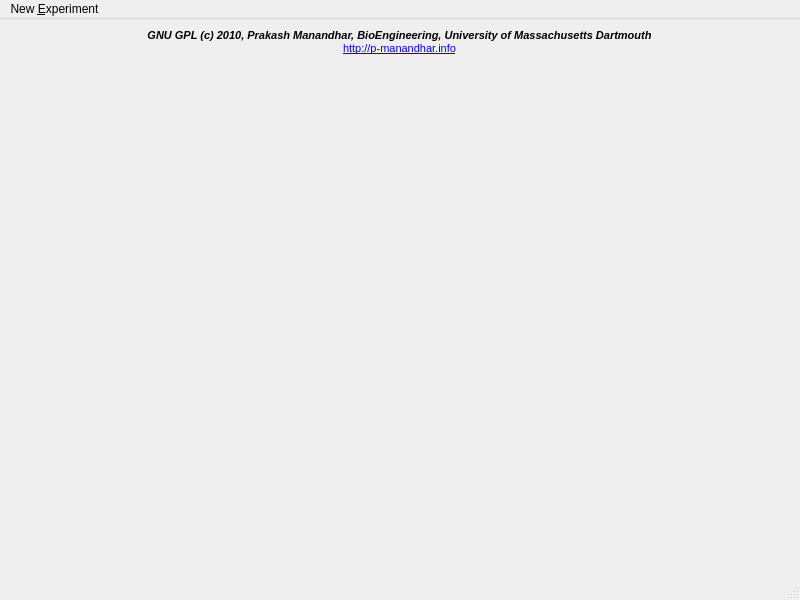
<?xml version="1.0" encoding="UTF-8"?>
<ui version="4.0">
 <class>IntegratedImpedanceSensingSystemClass</class>
 <widget class="QMainWindow" name="IntegratedImpedanceSensingSystemClass">
  <property name="geometry">
   <rect>
    <x>0</x>
    <y>0</y>
    <width>800</width>
    <height>600</height>
   </rect>
  </property>
  <property name="windowTitle">
   <string>Integrated Impedance Sensing System</string>
  </property>
  <widget class="QWidget" name="centralwidget">
   <widget class="QLabel" name="label_3">
    <property name="geometry">
     <rect>
      <x>10</x>
      <y>10</y>
      <width>779</width>
      <height>26</height>
     </rect>
    </property>
    <property name="font">
     <font>
      <weight>75</weight>
      <italic>true</italic>
      <bold>true</bold>
     </font>
    </property>
    <property name="text">
     <string>&lt;!DOCTYPE HTML PUBLIC &quot;-//W3C//DTD HTML 4.0//EN&quot; &quot;http://www.w3.org/TR/REC-html40/strict.dtd&quot;&gt;
&lt;html&gt;&lt;head&gt;&lt;meta name=&quot;qrichtext&quot; content=&quot;1&quot; /&gt;&lt;style type=&quot;text/css&quot;&gt;
p, li { white-space: pre-wrap; }
&lt;/style&gt;&lt;/head&gt;&lt;body style=&quot; font-family:'MS Shell Dlg 2'; font-size:8.25pt; font-weight:400; font-style:normal;&quot;&gt;
&lt;p align=&quot;center&quot; style=&quot; margin-top:0px; margin-bottom:0px; margin-left:0px; margin-right:0px; -qt-block-indent:0; text-indent:0px;&quot;&gt;&lt;span style=&quot; font-size:8pt; font-weight:600; font-style:italic;&quot;&gt;GNU GPL (c) 2010, Prakash Manandhar, BioEngineering, University of Massachusetts Dartmouth&lt;/span&gt;&lt;/p&gt;
&lt;p align=&quot;center&quot; style=&quot; margin-top:0px; margin-bottom:0px; margin-left:0px; margin-right:0px; -qt-block-indent:0; text-indent:0px;&quot;&gt;&lt;a href=&quot;http://p-manandhar.info&quot;&gt;&lt;span style=&quot; font-size:8pt; text-decoration: underline; color:#0000ff;&quot;&gt;http://p-manandhar.info&lt;/span&gt;&lt;/a&gt;&lt;/p&gt;&lt;/body&gt;&lt;/html&gt;</string>
    </property>
    <property name="textFormat">
     <enum>Qt::RichText</enum>
    </property>
   </widget>
  </widget>
  <widget class="QMenuBar" name="menubar">
   <property name="geometry">
    <rect>
     <x>0</x>
     <y>0</y>
     <width>800</width>
     <height>21</height>
    </rect>
   </property>
   <widget class="QMenu" name="menu_Experiment">
    <property name="title">
     <string>New &amp;Experiment</string>
    </property>
    <addaction name="actImpRobotExp"/>
    <addaction name="separator"/>
    <addaction name="actionEIT_8_Electrodes"/>
    <addaction name="actionContSingFreqImp"/>
   </widget>
   <addaction name="menu_Experiment"/>
  </widget>
  <widget class="QStatusBar" name="statusbar"/>
  <action name="actImpRobotExp">
   <property name="text">
    <string>Impedance With &amp;Robotic Arm</string>
   </property>
  </action>
  <action name="actionEIT_8_Electrodes">
   <property name="text">
    <string>EIT &amp;8 Electrodes</string>
   </property>
  </action>
  <action name="actionContSingFreqImp">
   <property name="text">
    <string>Continuous Single Frequency Impedance Experiment</string>
   </property>
  </action>
 </widget>
 <resources/>
 <connections/>
</ui>
